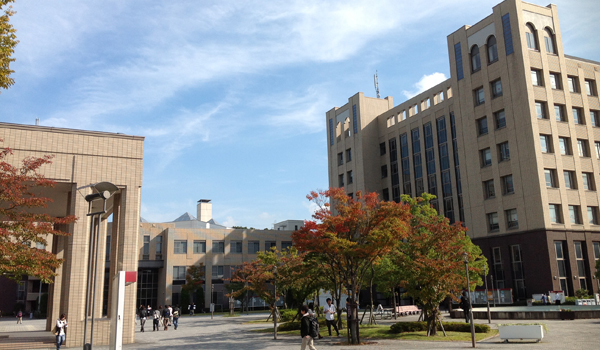
#> input picture slide01.jpg, 600 x 350 px
$ jupyter execute 21jk1-0526.ipynb   (shell and % lines are left out)
#> lines starting #> are read from the running program, lines starting #| are printed output that depends on the picture
#> the sliders are set to 
[cell 1]
from IPython.display import display,Math
from sympy import *
init_session()

[cell 2]
mykeys = [ i for i in range(33)]
myvalues = [" "]+[chr(i) for i in range(65, 65+26)]+[".",",","'",'"',"(",")"]
mydict = dict(zip(mykeys,myvalues))
dlen = len(myvalues)
from IPython.display import HTML
from ipywidgets import interact
from ipywidgets import interact,Dropdown,IntSlider
@interact
def _(plaintext="RITS.JP"):
#> called with plaintext = 'RITS.JP'
    key_p,key_s,n = 3,7,33
    plainlist = [myvalues.index(s) for s in plaintext]
    print("平文　：{}  ({})".format(plaintext,plainlist))
    etext = ""
    elist = []
    dtext = ""
    for i in plainlist:
        i_encrypt = pow(i,key_p,n)
        etext += mydict[i_encrypt]
        elist.append(i_encrypt)
    print("pによる暗号文：{}  ({})".format(etext,elist))
    for j in elist:
        j_decrypt = pow(j,key_s,n)
        dtext += mydict[j_decrypt]
#> the sliders are set to 
    print("sにより復号：{}".format(dtext))

[cell 3]
mykeys = [ i for i in range(33)]
myvalues = [" "]+[chr(i) for i in range(65, 65+26)]+[".",",","'",'"',"(",")"]
mydict = dict(zip(mykeys,myvalues))
dlen = len(myvalues)
from IPython.display import HTML
from ipywidgets import interact
from ipywidgets import interact,Dropdown,IntSlider
@interact
def _(plaintext="RITS.JP"):
#> called with plaintext = 'RITS.JP'
    key_p,key_s,n = 3,7,33
    plainlist = [myvalues.index(s) for s in plaintext]
    print("平文　：{}  ({})".format(plaintext,plainlist))
    etext = ""
    elist = []
    dtext = ""
    for i in plainlist:
        i_encrypt = pow(i,key_s,n)
        etext += mydict[i_encrypt]
        elist.append(i_encrypt)
    print("sによる電子署名：{}  ({})".format(etext,elist))
    for j in elist:
        j_decrypt = pow(j,key_p,n)
        dtext += mydict[j_decrypt]
    print("pにより確認：{}".format(dtext))

# (参考)画像の「暗号化」
以下のコードは担当者が自作したものではなく
https://github.com/dhruvie/RSA
のものを用いた．

[cell 4]
import cv2
import numpy as np
import matplotlib.pyplot as plt

[cell 5]
my_img = cv2.imread('./slide01.jpg')
#> my_img is the input picture: shape (350, 600, 3); mean B, G, R 139.2, 137.6, 134.5
my_img = cv2.cvtColor(my_img, cv2.COLOR_BGR2RGB)
plt.imshow(my_img)
#> (this line was passed over: IPython is not available in this run)

[cell 6]
#RSA

# STEP 1: Generate Two Large Prime Numbers (p,q) randomly
from random import randrange, getrandbits


def power(a,d,n):
  ans=1;
  while d!=0:
    if d%2==1:
      ans=((ans%n)*(a%n))%n
    a=((a%n)*(a%n))%n
    d>>=1
  return ans;


def MillerRabin(N,d):
  a = randrange(2, N - 1)
  x=power(a,d,N);
  if x==1 or x==N-1:
    return True;
  else:
    while(d!=N-1):
      x=((x%N)*(x%N))%N;
      if x==1:
        return False;
      if x==N-1:
        return True;
      d<<=1;
  return False;


def is_prime(N,K):
  if N==3 or N==2:
    return True;
  if N<=1 or N%2==0:
    return False;

  #Find d such that d*(2^r)=X-1
  d=N-1
  while d%2!=0:
    d/=2;

  for _ in range(K):
    if not MillerRabin(N,d):
      return False;
  return True;


def generate_prime_candidate(length):
  # generate random bits
  p = getrandbits(length)
  # apply a mask to set MSB and LSB to 1
  # Set MSB to 1 to make sure we have a Number of 1024 bits.
  # Set LSB to 1 to make sure we get a Odd Number.
  p |= (1 << length - 1) | 1
  return p


def generatePrimeNumber(length):
#> called with length = 5
  A=4
  while not is_prime(A, 128):
        A = generate_prime_candidate(length)
  return A


length=5
P=generatePrimeNumber(length)
Q=generatePrimeNumber(length)

print(P)
print(Q)

[cell 7]
#Step 2: Calculate N=P*Q and Euler Totient Function = (P-1)*(Q-1)
N=P*Q
eulerTotient=(P-1)*(Q-1)
print(N)
print(eulerTotient)

[cell 8]
#Step 3: Find E such that GCD(E,eulerTotient)=1(i.e., e should be co-prime) such that it satisfies this condition:-  1<E<eulerTotient

def GCD(a,b):
  if a==0:
    return b;
  return GCD(b%a,a)

E=generatePrimeNumber(4)
while GCD(E,eulerTotient)!=1:
  E=generatePrimeNumber(4)
print(E)

[cell 9]
# Step 4: Find D.
#For Finding D: It must satisfies this property:-  (D*E)Mod(eulerTotient)=1;
#Now we have two Choices
# 1. That we randomly choose D and check which condition is satisfying above condition.
# 2. For Finding D we can Use Extended Euclidean Algorithm: ax+by=1 i.e., eulerTotient(x)+E(y)=GCD(eulerTotient,e)
#Here, Best approach is to go for option 2.( Extended Euclidean Algorithm.)

def gcdExtended(E,eulerTotient):
#> called with E = 13, eulerTotient = 288
  a1,a2,b1,b2,d1,d2=1,0,0,1,eulerTotient,E

  while d2!=1:

    # k
    k=(d1//d2)

    #a
    temp=a2
    a2=a1-(a2*k)
    a1=temp

    #b
    temp=b2
    b2=b1-(b2*k)
    b1=temp

    #d
    temp=d2
    d2=d1-(d2*k)
    d1=temp

    D=b2

  if D>eulerTotient:
    D=D%eulerTotient
  elif D<0:
    D=D+eulerTotient

  return D


D=gcdExtended(E,eulerTotient)
print(D)

[cell 10]
row,col=my_img.shape[0],my_img.shape[1]
#> row = 350; col = 600
enc = [[0 for x in range(3000)] for y in range(3000)]

[cell 11]
#Step 5: Encryption

for i in range(100,300):
  for j in range(100,300):
    r,g,b=my_img[i,j]
    C1=power(r,E,N)
    C2=power(g,E,N)
    C3=power(b,E,N)
    enc[i][j]=[C1,C2,C3]
    C1=C1%256
    C2=C2%256
    C3=C3%256
    my_img[i,j]=[C1,C2,C3]
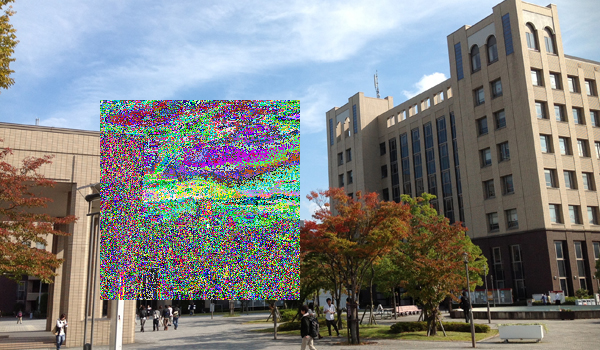
#> my_img: shape (350, 600, 3); mean R, G, B 128.9, 130.3, 130.1
#> after the loop, enc = 3000 items


plt.imshow(my_img, cmap="gray")
#> (this line was passed over: IPython is not available in this run)
#cv2_imshow(my_img)

[cell 12]
#Step 6: Decryption
for i in range(100,300):
  for j in range(100,300):
    r,g,b=enc[i][j]
    M1=power(r,D,N)
    M2=power(g,D,N)
    M3=power(b,D,N)
    my_img[i,j]=[M1,M2,M3]

plt.imshow(my_img, cmap="gray")
#> (this line was passed over: IPython is not available in this run)
